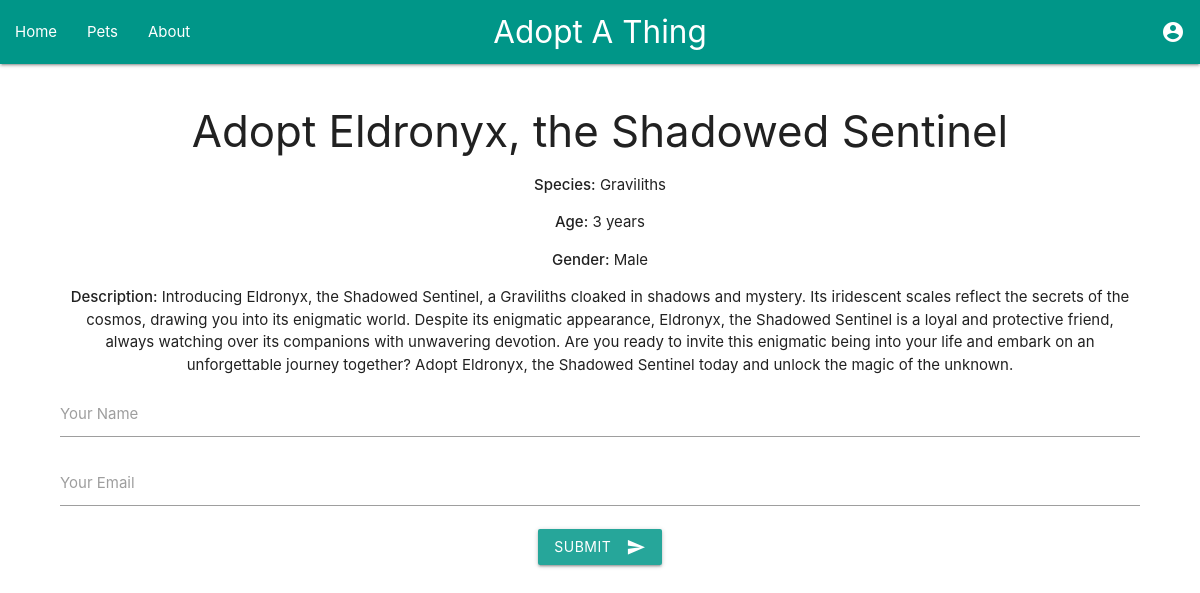
Page /adopt/3 on the committed database.
### tables this page shows
CREATE TABLE things (
    id INTEGER PRIMARY KEY AUTOINCREMENT,
    name TEXT NOT NULL,
    species TEXT NOT NULL,
    age INTEGER NOT NULL,
    gender TEXT NOT NULL,
    description TEXT NOT NULL
);

### app.py (the view, shortened to what this page needs)
@app.route('/adopt/<int:pet_id>', methods=['GET', 'POST'])
def adopt_pet(pet_id):
    conn = get_db_connection()
    pet = conn.execute('SELECT * FROM pets WHERE id = ?', (pet_id,)).fetchone()
    if pet is None:
        thing = conn.execute('SELECT * FROM things WHERE id = ?', (pet_id,)).fetchone()
        if thing is None:
            conn.close()
            return "Pet or Thing not found", 404
        pet = thing  # Treat as a pet for template compatibility
    conn.close()
    return render_template('adopt.html', pet=pet)

### app.py (called while the page is built)
def get_db_connection():
    with sqlite3.connect('database/petadoption.db') as conn:
        conn.row_factory = sqlite3.Row
        return conn

### templates/adopt.html (shortened to what this page needs)
{% extends "base.html" %}
{% block content %}
    <div class="section">
        <h3>Adopt {{ pet.name if pet else 'Pet' }}</h3>
        <p><strong>Species:</strong> {{ pet.species }}</p>
        <p><strong>Age:</strong> {{ pet.age }} years</p>
        <p><strong>Gender:</strong> {{ pet.gender }}</p>
        <p><strong>Description:</strong> {{ pet.description }}</p>
        <form method="post">
            <div class="input-field">
                <input id="name" name="name" type="text" class="validate" required>
                <label for="name">Your Name</label>
            </div>
            <div class="input-field">
                <input id="email" name="email" type="email" class="validate" required>
                <label for="email">Your Email</label>
            </div>
            <button class="btn waves-effect waves-light" type="submit">
                Submit
                <i class="material-icons right">send</i>
            </button>
        </form>
    </div>
{% endblock %}

### rows in the picture
things: name "Eldronyx, the Shadowed Sentinel", species "Graviliths", age "3", gender "Male", description "Introducing Eldronyx, the Shadowed Sentinel, a Graviliths cloaked in shadows and mystery. Its iridescent scales reflect the secrets of the cosmos, drawing you into its enigmatic world. Despite its enigmatic appearance, Eldronyx, the Shadowed Sentinel is a loyal and protective friend, always watching over its companions with unwavering devotion. Are you ready to invite this enigmatic being into your life and embark on an unforgettable journey together? Adopt Eldronyx, the Shadowed Sentinel today and unlock the magic of the unknown."
